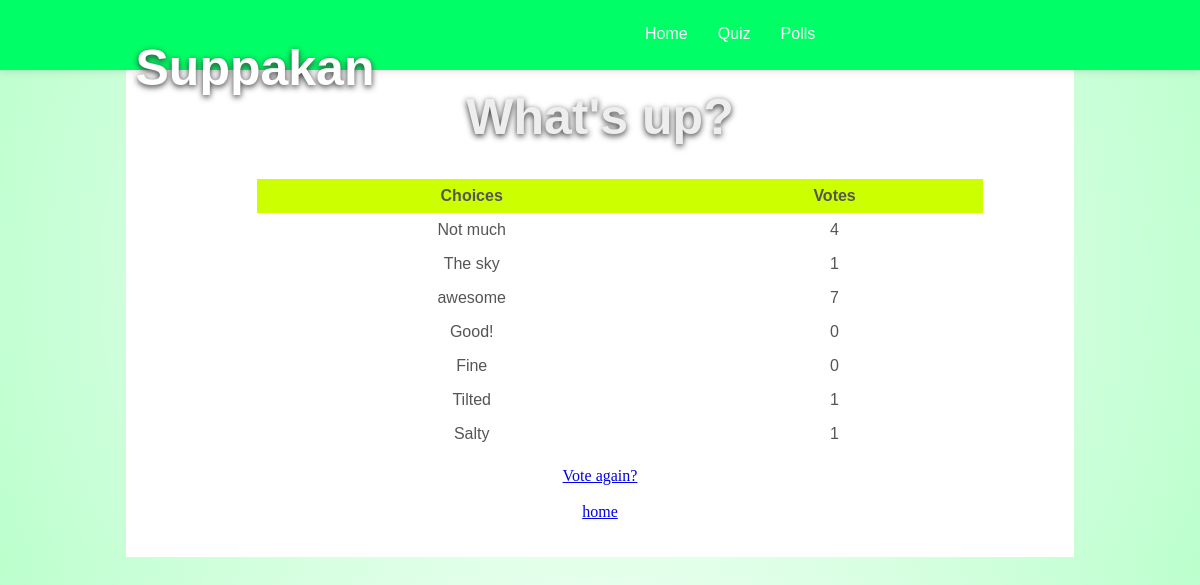
Page /polls/1/results/ on the committed database.
### polls/models.py (models this page shows, shortened)
@python_2_unicode_compatible  # only if you need to support Python 2
class Question(models.Model):
    question_text = models.CharField(max_length=200)
    pub_date = models.DateTimeField('date published')

class Choice(models.Model):
    question = models.ForeignKey(Question, on_delete=models.CASCADE)
    choice_text = models.CharField(max_length=200)
    votes = models.IntegerField(default=0)

### polls/views.py (the view)
# urls.py: url(r'^(?P<pk>[0-9]+)/results/$', views.ResultsView.as_view(), name='results'),
class ResultsView(generic.DetailView):
    model = Question
    template_name = 'polls/results.html'

### polls/templates/polls/results.html (shortened to what this page needs)
<!DOCTYPE html>
<html lang="en">
<head>
{% load static %}
<link rel="stylesheet" type="text/css" href="{% static 'home/style.css' %}" />
</head>
<body>
<div id="top">
    <header>
        <hgroup>
            <h1>Suppakan</h1>
        </hgroup>
        <nav>
            <ul1>
                <li class="tabs"><a href="{% url 'home:index' %}">Home</a></li>
                <li class="tabs"><a href="{% url 'quiz:index' %}">Quiz</a></li>
                <li class="tabs"><a href="{% url 'polls:index' %}">Polls</a></li>
            </ul1>
       </nav>
    </header>
</div>
<br>
<div id="main" align="center">
<br>
<h1>{{ question.question_text }}</h1>
<ul>
<table>
    <tr>
	<th>Choices</th>
	<th>Votes</th>
    </tr>
{% for choice in question.choice_set.all %}
    <tr>
	<td>{{ choice.choice_text }}</td>
	<td>{{ choice.votes }}</td>
    </tr>
{% endfor %}
</table>
</ul>
<a href="{% url 'polls:detail' question.id %}">Vote again?</a>
<br><br>
<a href="{% url 'polls:index' %}">home</a>
<br><br><br>
</div>
</body>
</html>

### home/static/home/style.css (style rules this page uses)
#main { width:80%; margin: 10px auto; background: white; }
body { background: -moz-radial-gradient(#99ffcc,#000); background: -webkit-gradient(radial, center center,10,center center,1000, from(#ffffff), to(#99ffb3)); color:#555; background-color:#99ffb3; }
h1 { font: bold 50px Helvetica, Arial, Sans-serif; text-align: center; color: #eee; text-shadow: 0px 2px 6px #333; }
table { font-family: arial, sans-serif; border-collapse: collapse; width: 80%; }
th { text-align: center; padding: 8px; background-color: #CCFF00; }
td { text-align: center; padding: 8px; }
tr:nth-child(even) { background-color: #FFF; }
#top { background-color: #00FF66; box-shadow: 0px 0px 9px rgba(0,0,0,0.15); width: 100%; height: 70px; z-index: 99999; position: fixed; top: 0; left: 0; }
header { position: relative; width: 100%; height: 70px; margin: 0 auto; }
header hgroup { position: absolute; display: block; top: 5px; left: -50px; }
header hgroup h1 { font-size: 50px; color: #fff; display: block; height: 100px; width: 610px; }
nav { margin-left: 610px; float: left; }
nav ul1 { margin-top: 10px; padding: 0 20px; list-style: none; position: relative; display: inline-table; margin-right: -80px; }
nav ul1:after { content: ""; clear: both; display: block; }
nav ul1 li { float: left; }
nav ul1 li a { display: block; padding: 15px 15px; font-family: 'PT Sans', sans-serif; color: #fff; text-decoration: none; }

### rows in the picture
Question: question_text "What's up?"
Choice: choice_text "Not much", votes "4"
Choice: choice_text "The sky", votes "1"
Choice: choice_text "awesome", votes "7"
Choice: choice_text "Good!", votes "0"
Choice: choice_text "Fine", votes "0"
Choice: choice_text "Tilted", votes "1"
Choice: choice_text "Salty", votes "1"
